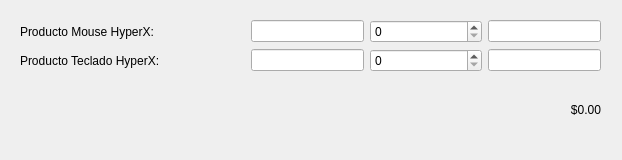
<?xml version="1.0" encoding="UTF-8"?>
<ui version="4.0">
 <class>PuntoVenta</class>
 <widget class="QDialog" name="PuntoVenta">
  <property name="geometry">
   <rect>
    <x>0</x>
    <y>0</y>
    <width>622</width>
    <height>160</height>
   </rect>
  </property>
  <property name="windowTitle">
   <string>Punto De Venta</string>
  </property>
  <widget class="QWidget" name="verticalLayoutWidget">
   <property name="geometry">
    <rect>
     <x>10</x>
     <y>10</y>
     <width>601</width>
     <height>141</height>
    </rect>
   </property>
   <layout class="QVBoxLayout" name="lay_ver_principal" stretch="0,0,0">
    <property name="leftMargin">
     <number>10</number>
    </property>
    <property name="topMargin">
     <number>10</number>
    </property>
    <property name="rightMargin">
     <number>10</number>
    </property>
    <property name="bottomMargin">
     <number>10</number>
    </property>
    <item>
     <layout class="QHBoxLayout" name="lay_hor_mouse" stretch="2,1,1,1">
      <item>
       <widget class="QLabel" name="lbl_producto_mouse">
        <property name="text">
         <string>Producto Mouse HyperX:</string>
        </property>
       </widget>
      </item>
      <item>
       <widget class="QLineEdit" name="txt_mouse_precio"/>
      </item>
      <item>
       <widget class="QSpinBox" name="sbx_mouse_cantidad"/>
      </item>
      <item>
       <widget class="QLineEdit" name="txt_mouse_subtotal">
        <property name="readOnly">
         <bool>true</bool>
        </property>
       </widget>
      </item>
     </layout>
    </item>
    <item>
     <layout class="QHBoxLayout" name="lay_hor_teclado" stretch="2,1,1,1">
      <item>
       <widget class="QLabel" name="lbl_pro_teclado">
        <property name="text">
         <string>Producto Teclado HyperX:</string>
        </property>
       </widget>
      </item>
      <item>
       <widget class="QLineEdit" name="txt_teclado_precio"/>
      </item>
      <item>
       <widget class="QSpinBox" name="sbx_teclado_cantidad"/>
      </item>
      <item>
       <widget class="QLineEdit" name="txt_teclado_subtotal">
        <property name="readOnly">
         <bool>true</bool>
        </property>
       </widget>
      </item>
     </layout>
    </item>
    <item>
     <widget class="QLabel" name="lbl_total">
      <property name="text">
       <string>$0.00</string>
      </property>
      <property name="alignment">
       <set>Qt::AlignRight|Qt::AlignTrailing|Qt::AlignVCenter</set>
      </property>
     </widget>
    </item>
   </layout>
  </widget>
 </widget>
 <resources/>
 <connections/>
</ui>
